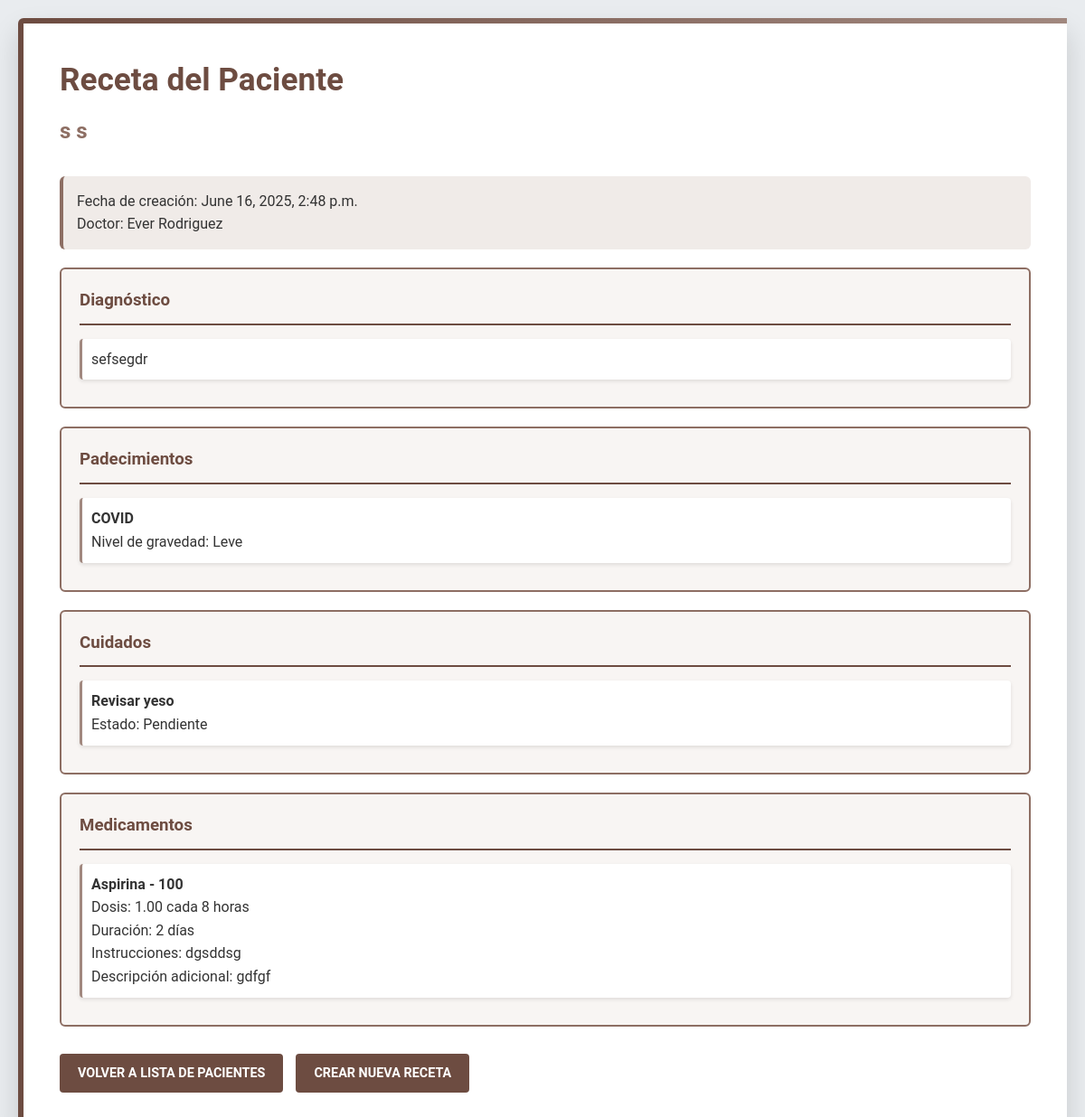
Screenshot of /doctor/ver-receta-paciente/48/ (signed in) with the database file from the repository.
### usuarioJefa/models.py (models this page shows, shortened)
class Paciente(models.Model):
    SEXO_CHOICES = [
        ('M', 'Masculino'),
        ('F', 'Femenino'),
    ]
    ESTADO_CHOICES = [
        ('ACTIVO', 'Activo'),
        ('INACTIVO', 'Inactivo'),
    ]
    nombres = models.CharField(max_length=100)
    apellidos = models.CharField(max_length=100)
    fecha_nacimiento = models.DateField()
    sexo = models.CharField(max_length=1, choices=SEXO_CHOICES)
    num_seguridad_social = models.CharField(max_length=20, unique=True)
    fecha_ingreso = models.DateTimeField(default=timezone.now)
    estado = models.CharField(max_length=10, choices=ESTADO_CHOICES, default='ACTIVO')
    area = models.ForeignKey('login.AreaEspecialidad', on_delete=models.PROTECT)  # Referenciamos a login.AreaEspecialidad
    doctor_actual = models.ForeignKey(
        Usuarios,
        on_delete=models.SET_NULL,
        null=True,
        related_name='pacientes_doctor',
        limit_choices_to={'tipoUsuario': 'DR'}
    )
    enfermero_actual = models.ForeignKey(
        Usuarios,
        on_delete=models.SET_NULL,
        null=True,
        related_name='pacientes_enfermero',
        limit_choices_to={'tipoUsuario': 'EN'}
    )
    hospital_origen = models.CharField(max_length=200, blank=True, null=True)
    esta_activo = models.BooleanField(default=True)
    fecha_alta = models.DateTimeField(null=True, blank=True)
    numero_ingresos = models.PositiveIntegerField(default=1)

class Medicamento(models.Model):
    nombre = models.CharField(max_length=200)
    gramaje = models.CharField(max_length=50)
    compuestos = models.ManyToManyField(Compuesto)
    cantidad_disponible = models.IntegerField(default=0)
    fecha_actualizacion = models.DateTimeField(auto_now=True)
    class Meta:
        verbose_name = 'Medicamento'
        verbose_name_plural = 'Medicamentos'

### usuarioDoctor/models.py (models this page shows, shortened)
class Receta(models.Model):
    paciente = models.ForeignKey('usuarioJefa.Paciente', on_delete=models.CASCADE, related_name='recetas_doctor')
    doctor = models.ForeignKey(
        Usuarios,
        on_delete=models.PROTECT,
        limit_choices_to={'tipoUsuario': 'DR'}
    )
    diagnostico = models.ForeignKey(Diagnostico, on_delete=models.CASCADE)
    fecha_creacion = models.DateTimeField(auto_now_add=True)
    fecha_modificacion = models.DateTimeField(auto_now=True)
    aprobado_por_jefa = models.BooleanField(default=False)
    activa = models.BooleanField(default=True)
    numero_ingreso = models.PositiveIntegerField(default=1)

class Diagnostico(models.Model):
    NIVELES_GRAVEDAD = [
        (1, 'Leve'),
        (2, 'Moderado'),
        (3, 'Grave')
    ]
    paciente = models.ForeignKey('usuarioJefa.Paciente', on_delete=models.CASCADE, related_name='diagnosticos')
    doctor = models.ForeignKey(
        Usuarios,
        on_delete=models.PROTECT,
        limit_choices_to={'tipoUsuario': 'DR'}
    )
    descripcion = models.TextField()
    cuidados_especificos = models.TextField()
    fecha_creacion = models.DateTimeField(auto_now_add=True)
    fecha_modificacion = models.DateTimeField(auto_now=True)
    aprobado_por_jefa = models.BooleanField(default=False)
    activo = models.BooleanField(default=True)
    numero_ingreso = models.PositiveIntegerField(default=1)
    class Meta:
        ordering = ['-fecha_creacion']

class RecetaPadecimiento(models.Model):
    receta = models.ForeignKey(Receta, on_delete=models.CASCADE, related_name='padecimientos')
    padecimiento = models.ForeignKey(Padecimiento, on_delete=models.PROTECT)
    nivel_gravedad = models.IntegerField(choices=Diagnostico.NIVELES_GRAVEDAD)

class Padecimiento(models.Model):
    nombre = models.CharField(max_length=200)
    descripcion = models.TextField(null=True, blank=True)
    areas = models.ManyToManyField(
        'login.AreaEspecialidad',
        blank=True,
        related_name='padecimientos_relacionados',
        help_text="Áreas hospitalarias donde se maneja este padecimiento"
    )
    fortalezas = models.ManyToManyField(
        'login.Fortaleza',
        blank=True,
        related_name='padecimientos_asociados',
        help_text="Fortalezas de enfermería necesarias para atender este padecimiento"
    )
    activo = models.BooleanField(default=True)
    class Meta:
        ordering = ['nombre']
        verbose_name = 'Padecimiento'
        verbose_name_plural = 'Padecimientos'

class RecetaCuidado(models.Model):
    receta = models.ForeignKey(Receta, on_delete=models.CASCADE, related_name='cuidados')
    cuidado = models.ForeignKey(Cuidado, on_delete=models.PROTECT)
    completado = models.BooleanField(default=False)
    fecha_completado = models.DateTimeField(null=True, blank=True)
    completado_por = models.ForeignKey(
        'login.Usuarios',
        null=True,
        blank=True,
        on_delete=models.SET_NULL,
        limit_choices_to={'tipoUsuario': 'EN'}
    )

class Cuidado(models.Model):
    nombre = models.CharField(max_length=200)
    class Meta:
        verbose_name = 'Cuidado'
        verbose_name_plural = 'Cuidados'

class DetalleReceta(models.Model):
    UNIDADES_MEDIDA = [
        ('TAB', 'Tabletas'),
        ('ML', 'Mililitros'),
        ('MG', 'Miligramos'),
        ('CAP', 'Cápsulas'),
        ('GOT', 'Gotas'),
        ('AMP', 'Ampolletas'),
    ]
    receta = models.ForeignKey(Receta, on_delete=models.CASCADE, related_name='detalles')
    medicamento = models.ForeignKey('usuarioJefa.Medicamento', on_delete=models.PROTECT)
    cantidad_por_toma = models.DecimalField(max_digits=5, decimal_places=2)
    unidad_medida = models.CharField(max_length=3, choices=UNIDADES_MEDIDA)
    frecuencia_horas = models.PositiveIntegerField(help_text="Cada cuántas horas")
    dias_tratamiento = models.PositiveIntegerField()
    instrucciones = models.TextField()
    descripcion_opcional = models.TextField(blank=True)
    hay_existencia = models.BooleanField(default=True)

### login/models.py (models this page shows, shortened)
class Usuarios(AbstractUser):
    jefaPiso = 'JP'
    enfermeria = 'EN'
    doctor = 'DR'
    rolesUsuario = [
        (jefaPiso, 'Jefa de Piso'),
        (enfermeria, 'Enfermería'),
        (doctor, 'Doctor'),
    ]
    tipoUsuario = models.CharField(max_length=2, choices=rolesUsuario, default=enfermeria)
    apellidos = models.CharField(max_length=150)
    edad = models.IntegerField(null=True, blank=True)
    fechaNacimiento = models.DateField(null=True, blank=True)
    areaEspecialidad = models.ForeignKey(AreaEspecialidad, on_delete=models.SET_NULL, null=True, blank=True)
    fortalezas = models.ManyToManyField(Fortaleza, blank=True)
    estaActivo = models.BooleanField(default=True)
    fechaRegistro = models.DateTimeField(default=timezone.now)
    fechaEliminacion = models.DateTimeField(null=True, blank=True)
    cedula = models.CharField(max_length=20, blank=True, null=True)
    telefono = models.CharField(max_length=15, blank=True, null=True)
    direccion = models.TextField(blank=True, null=True)
    primerIngreso = models.BooleanField(default=True)

### usuarioDoctor/views.py (the view)
@login_required
def ver_receta_paciente(request, paciente_id):
    paciente = get_object_or_404(Paciente, id=paciente_id)
    receta = Receta.objects.filter(
        paciente=paciente,
        activa=True
    ).select_related('diagnostico').prefetch_related(
        'padecimientos',
        'cuidados',
        'detalles'
    ).order_by('-fecha_creacion').first()
    if not receta:
        messages.warning(request, 'El paciente no tiene una receta activa.')
        return redirect('doctor:pacientes_doctor')
    context = {
        'paciente': paciente,
        'receta': receta,
        'padecimientos': RecetaPadecimiento.objects.filter(receta=receta).select_related('padecimiento'),
        'cuidados': RecetaCuidado.objects.filter(receta=receta).select_related('cuidado'),
        'detalles_medicamentos': DetalleReceta.objects.filter(receta=receta).select_related('medicamento'),
        'diagnostico': receta.diagnostico,
    }
    return render(request, 'usuarioDoctor/ver_receta_paciente.html', context)

### usuarioDoctor/templates/usuarioDoctor/ver_receta_paciente.html (shortened to what this page needs)
<!DOCTYPE html>
<html lang="es">
<head>
</head>
<body>
    <div class="container">
        <div class="header">
            <h1>Receta del Paciente</h1>
            <h2>{{ paciente.nombres }} {{ paciente.apellidos }}</h2>
        </div>
        <div class="patient-info">
            <p>Fecha de creación: {{ receta.fecha_creacion }}</p>
            <p>Doctor: {{ receta.doctor.first_name }} {{ receta.doctor.apellidos }}</p>
        </div>
        <div class="seccion">
            <h3>Diagnóstico</h3>
            <div class="item">
                <p>{{ diagnostico.descripcion }}</p>
            </div>
        </div>
        <div class="seccion">
            <h3>Padecimientos</h3>
            {% for padecimiento in padecimientos %}
            <div class="item">
                <strong>{{ padecimiento.padecimiento.nombre }}</strong>
                <br>
                Nivel de gravedad: {{ padecimiento.get_nivel_gravedad_display }}
            </div>
            {% endfor %}
        </div>
        <div class="seccion">
            <h3>Cuidados</h3>
            {% for cuidado in cuidados %}
            <div class="item">
                <strong>{{ cuidado.cuidado.nombre }}</strong>
                <br>
                Estado: {% if cuidado.completado %}Completado{% else %}Pendiente{% endif %}
            </div>
            {% endfor %}
        </div>
        <div class="seccion">
            <h3>Medicamentos</h3>
            {% for detalle in detalles_medicamentos %}
            <div class="item">
                <strong>{{ detalle.medicamento.nombre }} - {{ detalle.medicamento.gramaje }}</strong>
                <br>
                Dosis: {{ detalle.cantidad_por_toma }} cada {{ detalle.frecuencia_horas }} horas
                <br>
                Duración: {{ detalle.dias_tratamiento }} días
                <br>
                Instrucciones: {{ detalle.instrucciones }}
                {% if detalle.descripcion_opcional %}
                <br>
                Descripción adicional: {{ detalle.descripcion_opcional }}
                {% endif %}
            </div>
            {% endfor %}
        </div>
        <div style="margin-top: 20px;">
            <a href="{% url 'doctor:pacientes_doctor' %}" class="btn">Volver a lista de pacientes</a>
            <a href="{% url 'doctor:receta_paciente' paciente.id %}" class="btn">Crear nueva receta</a>
        </div>
    </div>
</body>
</html>

### usuarioDoctor/templates/usuarioDoctor/ver_receta_paciente.html (style rules this page uses)
:root { --primary-color: #6D4C41; --secondary-color: #8D6E63; --accent-color: #A1887F; --background-color: #E9ECEF; --text-color: #333333; --white: #FFFFFF; --border-color: #7E7E7E; }
* { margin: 0; padding: 0; box-sizing: border-box; font-family: 'Roboto', 'Arial', sans-serif; }
body { background-color: var(--background-color); color: var(--text-color); line-height: 1.6; padding: 20px; }
.container { background-color: var(--white); border-radius: 6px; box-shadow: 0 15px 30px rgba(0,0,0,0.15); padding: 40px; max-width: 1200px; margin: 0 auto; border-left: 6px solid var(--primary-color); position: relative; }
.container::before { content: ''; position: absolute; top: 0; left: 0; right: 0; height: 6px; background: linear-gradient(to right, var(--primary-color), var(--accent-color)); }
.header { margin-bottom: 30px; }
.header h1 { color: var(--primary-color); font-size: 2.2rem; margin-bottom: 10px; }
.header h2 { color: var(--secondary-color); font-size: 1.5rem; margin-bottom: 10px; }
.patient-info { margin-bottom: 20px; background-color: #F0EBE8; padding: 15px; border-radius: 6px; border-left: 4px solid var(--secondary-color); }
.seccion { margin: 20px 0; padding: 20px; border: 2px solid var(--secondary-color); border-radius: 6px; background-color: #F8F5F3; }
.seccion h3 { color: var(--primary-color); border-bottom: 2px solid var(--primary-color); padding-bottom: 10px; margin-bottom: 15px; }
.item { margin: 10px 0; padding: 10px; background-color: var(--white); border-radius: 4px; box-shadow: 0 2px 4px rgba(0,0,0,0.1); border-left: 3px solid var(--accent-color); }
.btn { display: inline-block; background-color: var(--primary-color); color: var(--white); text-decoration: none; padding: 10px 20px; border-radius: 4px; margin: 10px 10px 0 0; transition: background-color 0.3s ease; font-weight: 600; text-transform: uppercase; font-size: 0.9rem; }

### rows the page displays
Paciente: nombres "s", apellidos "s"
Receta: fecha_creacion "June 16, 2025, 2:48 p.m.", doctor.first_name "Ever", doctor.apellidos "Rodriguez"
Diagnostico: descripcion "sefsegdr"
RecetaPadecimiento: padecimiento.nombre "COVID", nivel_gravedad "Leve"
RecetaCuidado: cuidado.nombre "Revisar yeso", completado "Pendiente"
DetalleReceta: medicamento.nombre "Aspirina", medicamento.gramaje "100", cantidad_por_toma "1.00", frecuencia_horas "8", dias_tratamiento "2", instrucciones "dgsddsg", descripcion_opcional "gdfgf"
